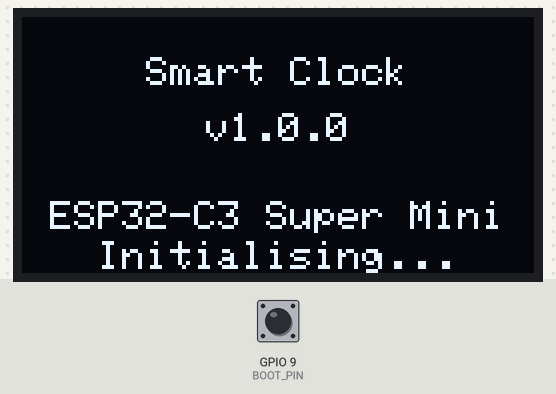
The program below on a simulated ESP32-C3. On the bench: 128×64 one-colour display. The inputs (shaded band) are chosen by the test bench; at power-on: GPIO 9 (BOOT_PIN) HIGH. WiFi joins after 1.5 s; servers stay silent unless stated; the local clock reads 2024-03-15 10:24:30 at power-on unless the program sets it; EEPROM starts erased; what the program prints to the serial monitor is not drawn. At 15.9 s the program restarts the board; the recording ends there.

Above: at 0.6 s.
At 5.0 s:
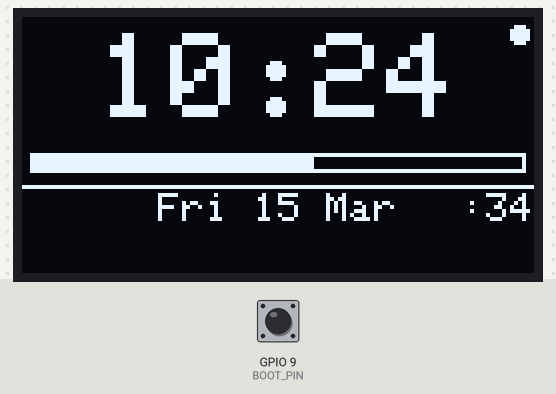
5.1 s: GPIO 9 (BOOT_PIN) pulled LOW for 0.15 s
At 6.3 s:
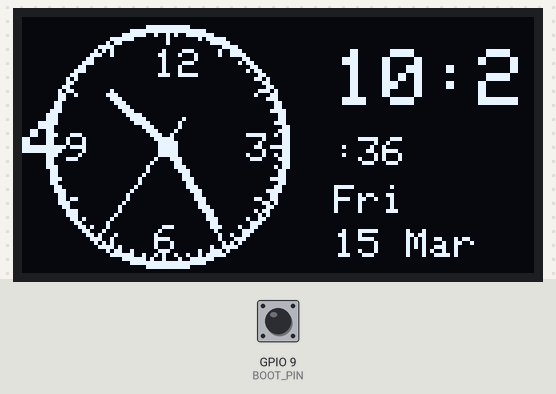
8.2 s: GPIO 9 (BOOT_PIN) pulled LOW for 1 s
At 10.9 s:
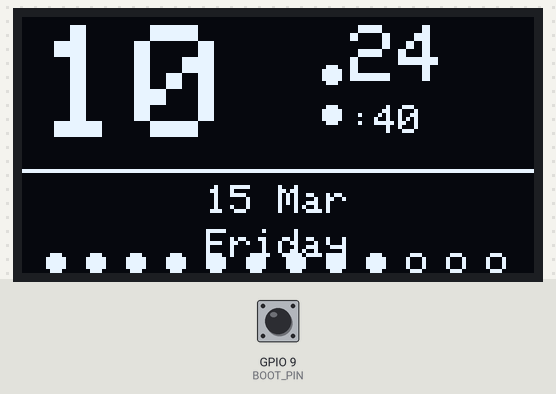
12.2 s: GPIO 9 (BOOT_PIN) pulled LOW for 3.2 s
At 15.2 s:
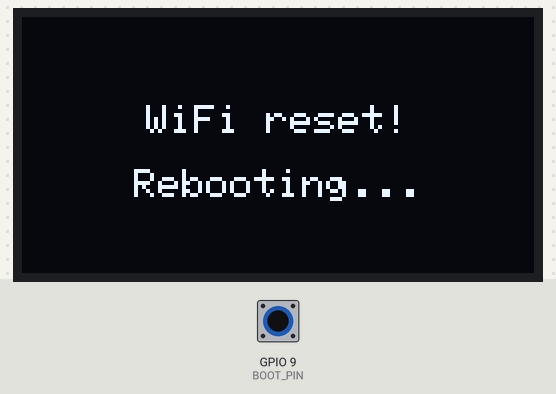
Timing chart, 0 to 15.9 s (numbered marks = the images above; inputs shaded):
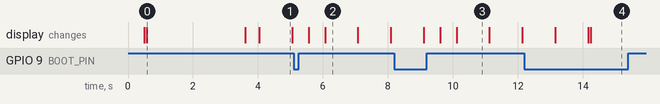

Measured:
- after the input at 5.1 s, the display: first changes after 0.46 s (image 2 shows a later state)
- after the input at 8.2 s, the display: first differs from a run without the input after 1.4 s (image 3 shows a later state)
- after the input at 12.2 s, the display: first differs from a run without the input after 2.0 s (image 4)
- what the display in image 0 shows lasts 3.0 s, from 0.6 s to 3.6 s
- what the display in image 1 shows lasts 1.1 s, from 4.0 s to 5.1 s

The program:

main.cpp
```cpp
#include <Arduino.h>
#include <time.h>
#include "config.h"
#include "display.h"
#include "net.h"
#include <WiFi.h>

// ── Globals ──────────────────────────────────────────────────────────────────
DisplayManager display;
NetManager     net;

// Boot-mode button: hold BOOT (GPIO9 on C3) at startup → clear WiFi credentials
#define BOOT_PIN   9

// ── State ────────────────────────────────────────────────────────────────────
uint32_t lastClockUpdate  = 0;
uint32_t lastActivity     = 0;
bool     ntpOK            = false;
bool     firstDraw        = true;

// ─────────────────────────────────────────────────────────────────────────────
//  OTA progress callback (called from net.cpp via extern)
// ─────────────────────────────────────────────────────────────────────────────
void displayOTAProgress(int pct) {
  display.showOTAProgress(pct);
}

// ─────────────────────────────────────────────────────────────────────────────
//  Face-cycle button (BOOT pin, short press)
// ─────────────────────────────────────────────────────────────────────────────
static bool     btnPrev     = HIGH;
static uint32_t btnPressAt  = 0;
static bool     longHandled = false;

void handleButton() {
  bool cur = digitalRead(BOOT_PIN);

  if (cur == LOW && btnPrev == HIGH) {
    // Pressed
    btnPressAt  = millis();
    longHandled = false;
    lastActivity = millis();
  }

  if (cur == LOW && !longHandled && (millis() - btnPressAt > 2000)) {
    // Long press → reset WiFi credentials
    longHandled = true;
    display.showMessage("WiFi reset!", "Rebooting...");
    delay(1500);
    WiFi.disconnect(true, true);
    delay(200);
    ESP.restart();
  }

  if (cur == HIGH && btnPrev == LOW) {
    // Released
    uint32_t held = millis() - btnPressAt;
    if (!longHandled && held < 2000) {
      // Short press → cycle face
      display.nextFace();
    }
  }

  btnPrev = cur;
}

// ─────────────────────────────────────────────────────────────────────────────
//  setup()
// ─────────────────────────────────────────────────────────────────────────────
void setup() {
  Serial.begin(115200);
  delay(500);
  Serial.println("\n\n=== Smart Clock v" FIRMWARE_VERSION " ===");

  // Button pin (shared with BOOT)
  pinMode(BOOT_PIN, INPUT_PULLUP);

  // OLED
  if (!display.begin()) {
    Serial.println("OLED init FAILED. Check SDA/SCL wiring.");
    // Blink internal LED to signal error
    pinMode(LED_PIN, OUTPUT);
    while (true) {
      digitalWrite(LED_PIN, LOW);  delay(200);
      digitalWrite(LED_PIN, HIGH); delay(200);
    }
  }

  display.showBootScreen();
  delay(1500);

  // WiFi
  bool connected = net.connect();

  if (connected) {
    display.showConnected(net.getIP().c_str());

    // NTP sync
    ntpOK = net.syncNTP();
    if (!ntpOK) {
      display.showError("NTP sync failed");
      delay(1500);
    }

    // Initial OTA check
    net.checkOTA();
  } else {
    display.showMessage("No WiFi", "Clock only mode");
    delay(2000);

    // Try to restore last known time from RTC (ESP32 deep sleep survives)
    // If no RTC time, set a placeholder
    struct timeval tv = { .tv_sec = 0, .tv_usec = 0 };
    settimeofday(&tv, nullptr);
  }

  lastActivity = millis();
  Serial.println("[MAIN] Setup complete. Entering clock loop.");
}

// ─────────────────────────────────────────────────────────────────────────────
//  loop()
// ─────────────────────────────────────────────────────────────────────────────
void loop() {
  handleButton();
  net.loop();

  uint32_t now = millis();

  // Screensaver / dim
  if (SCREENSAVER_MS > 0 && (now - lastActivity) > SCREENSAVER_MS) {
    display.setDimmed(true);
  } else {
    display.setDimmed(false);
  }

  // Clock redraw
  if (now - lastClockUpdate >= CLOCK_UPDATE_MS) {
    lastClockUpdate = now;

    struct tm timeinfo;
    if (getLocalTime(&timeinfo, 0)) {
      // Valid time
      if (!ntpOK) ntpOK = true;
      display.update(&timeinfo);
    } else if (!ntpOK) {
      // No time yet; show waiting screen
      if (net.isConnected()) {
        display.showMessage("Syncing time...", NTP_SERVER1);
      } else {
        // Offline: show elapsed time since boot as HH:MM:SS (fallback)
        uint32_t sec = now / 1000;
        struct tm fake = {};
        fake.tm_hour = (sec / 3600) % 24;
        fake.tm_min  = (sec / 60)   % 60;
        fake.tm_sec  =  sec         % 60;
        fake.tm_mday = 1;
        fake.tm_wday = 0;
        display.update(&fake);
      }
    }
  }

  // Yield
  delay(10);
}
```

display.h
```cpp
#pragma once
#include <Adafruit_SSD1306.h>
#include "config.h"

// ── Clock faces ─────────────────────────────
enum ClockFace {
  FACE_DIGITAL = 0,   // large bold digital time
  FACE_ANALOG  = 1,   // classic analog clock
  FACE_MINIMAL = 2,   // tiny time + big date
  FACE_COUNT   = 3
};

class DisplayManager {
public:
  DisplayManager();
  bool     begin();
  void     update(struct tm *t);

  void     showBootScreen();
  void     showWiFiSetup(const char *apName, const char *apPass);
  void     showConnecting(const char *ssid);
  void     showConnected(const char *ip);
  void     showOTAProgress(int pct);
  void     showError(const char *msg);
  void     showMessage(const char *line1, const char *line2 = nullptr);

  void     nextFace();
  void     setBrightness(uint8_t level);   // 0-255
  void     setDimmed(bool dim);
  ClockFace getFace() const { return _face; }

private:
  Adafruit_SSD1306 _oled;
  ClockFace        _face      = FACE_DIGITAL;
  bool             _dimmed    = false;
  uint8_t          _brightness = 200;

  // Face renderers
  void _drawDigital(struct tm *t);
  void _drawAnalog(struct tm *t);
  void _drawMinimal(struct tm *t);

  // Shared helpers
  void _drawStatusBar(struct tm *t);
  void _drawAnalogHand(int cx, int cy, float angle, int len, uint8_t thick, uint16_t col);
  void _centerStr(const char *s, int y, uint8_t size = 1);
  void _drawBattery(int x, int y);          // placeholder icon
};
```

net.h
```cpp
#pragma once
#include <Arduino.h>

class NetManager {
public:
  NetManager();

  // Connect via WiFiManager captive portal. Returns true if connected.
  bool     connect();

  // Sync time over NTP. Returns true on success.
  bool     syncNTP();

  // Check OTA server for newer firmware. Returns true if update applied.
  bool     checkOTA();

  // Getters
  bool     isConnected() const;
  String   getIP() const;
  String   getSSID() const;

  // Must be called periodically (handles WiFi reconnect + OTA timer)
  void     loop();

private:
  bool     _connected    = false;
  bool     _ntpSynced    = false;
  uint32_t _lastOTACheck = 0;

  void     _reconnect();
  bool     _fetchAndUpdate(const String &url);
};
```

display.cpp
```cpp
#include "display.h"
#include <Wire.h>
#include <math.h>

// ── Custom large font digits (3×5 pixel bitmap, scaled up) ──────────────────
// We use the built-in Adafruit GFX large font via setTextSize(4) for digital,
// and a hand-drawn analog face. No external font files needed.

DisplayManager::DisplayManager()
  : _oled(OLED_WIDTH, OLED_HEIGHT, &Wire, OLED_RESET)
{}

bool DisplayManager::begin() {
  Wire.begin(OLED_SDA, OLED_SCL);
  Wire.setClock(400000);   // 400 kHz fast mode

  if (!_oled.begin(SSD1306_SWITCHCAPVCC, OLED_ADDR)) {
    return false;
  }
  _oled.setRotation(0);
  _oled.ssd1306_command(SSD1306_SETCONTRAST);
  _oled.ssd1306_command(_brightness);
  _oled.clearDisplay();
  _oled.display();
  return true;
}

// ─────────────────────────────────────────────────────────────────────────────
//  Public: update clock
// ─────────────────────────────────────────────────────────────────────────────
void DisplayManager::update(struct tm *t) {
  _oled.clearDisplay();
  switch (_face) {
    case FACE_DIGITAL: _drawDigital(t); break;
    case FACE_ANALOG:  _drawAnalog(t);  break;
    case FACE_MINIMAL: _drawMinimal(t); break;
    default: break;
  }
  _oled.display();
}

// ─────────────────────────────────────────────────────────────────────────────
//  Face: DIGITAL
//  Layout: HH:MM large (top), seconds bar, date + day (bottom)
// ─────────────────────────────────────────────────────────────────────────────
void DisplayManager::_drawDigital(struct tm *t) {
  char buf[16];

  // ── Big time ───────────────────────────────
  snprintf(buf, sizeof(buf), "%02d:%02d", t->tm_hour, t->tm_min);
  _oled.setTextSize(3);
  _oled.setTextColor(SSD1306_WHITE);
  // Centre: size-3 char ≈ 18px wide, 24px tall. "HH:MM" = 5 chars × 18 = 90px
  int16_t tw = 5 * 18;
  int16_t tx = (OLED_WIDTH - tw) / 2;
  _oled.setCursor(tx, 4);
  _oled.print(buf);

  // ── Seconds progress bar ───────────────────
  int barY  = 34;
  int barW  = OLED_WIDTH - 4;
  int fillW = map(t->tm_sec, 0, 59, 0, barW);
  _oled.drawRect(2, barY, barW, 5, SSD1306_WHITE);
  if (fillW > 0) _oled.fillRect(2, barY, fillW, 5, SSD1306_WHITE);

  // Blinking colon overlay (flash every second)
  // Already part of the string, but we can blink the colon:
  if (t->tm_sec % 2 == 0) {
    // Erase colon pixels (overwrite with black rect)
    // colon starts at tx + 2 chars × 18 = tx+36, width ≈ 18px, height 24
    _oled.fillRect(tx + 36, 4, 18, 24, SSD1306_BLACK);
    // Draw two dots
    _oled.fillCircle(tx + 44, 13, 2, SSD1306_WHITE);
    _oled.fillCircle(tx + 44, 22, 2, SSD1306_WHITE);
  }

  // ── Date row ───────────────────────────────
  const char *days[] = {"Sun","Mon","Tue","Wed","Thu","Fri","Sat"};
  const char *mons[] = {"Jan","Feb","Mar","Apr","May","Jun",
                         "Jul","Aug","Sep","Oct","Nov","Dec"};
  snprintf(buf, sizeof(buf), "%s %02d %s",
           days[t->tm_wday], t->tm_mday, mons[t->tm_mon]);
  _oled.setTextSize(1);
  _centerStr(buf, 44);

  // ── Seconds readout ────────────────────────
  snprintf(buf, sizeof(buf), ":%02d", t->tm_sec);
  _oled.setTextSize(1);
  _oled.setCursor(OLED_WIDTH - 18, 44);
  _oled.print(buf);

  // ── Bottom separator ───────────────────────
  _oled.drawFastHLine(0, 42, OLED_WIDTH, SSD1306_WHITE);

  // ── WiFi indicator (top-right corner, tiny dot) ─
  _oled.fillCircle(OLED_WIDTH - 4, 4, 2, SSD1306_WHITE);
}

// ─────────────────────────────────────────────────────────────────────────────
//  Face: ANALOG
//  Draws a clock face with tick marks, hour/min/sec hands, and date at bottom
// ─────────────────────────────────────────────────────────────────────────────
void DisplayManager::_drawAnalog(struct tm *t) {
  const int cx = 36, cy = 32, r = 30;   // clock face, left-aligned

  // Face circle
  _oled.drawCircle(cx, cy, r, SSD1306_WHITE);
  _oled.drawCircle(cx, cy, r - 1, SSD1306_WHITE);  // double ring

  // Tick marks
  for (int i = 0; i < 60; i++) {
    float ang  = i * 6.0f * DEG_TO_RAD;
    float sinA = sin(ang), cosA = cos(ang);
    int   len  = (i % 5 == 0) ? 4 : 2;
    int   x1   = cx + (r - 1)   * sinA;
    int   y1   = cy - (r - 1)   * cosA;
    int   x2   = cx + (r - len) * sinA;
    int   y2   = cy - (r - len) * cosA;
    _oled.drawLine(x1, y1, x2, y2, SSD1306_WHITE);
  }

  // Hour numerals (12, 3, 6, 9)
  _oled.setTextSize(1);
  const struct { int h; int dx; int dy; } nums[] = {
    {12, -3, -r+6}, {3, r-10, -3}, {6, -3, r-10}, {9, -r+5, -3}
  };
  for (auto &n : nums) {
    _oled.setCursor(cx + n.dx, cy + n.dy);
    _oled.print(n.h);
  }

  // Hour hand
  float hAng = ((t->tm_hour % 12) * 60 + t->tm_min) / 2.0f * DEG_TO_RAD;
  _drawAnalogHand(cx, cy, hAng, r - 12, 3, SSD1306_WHITE);

  // Minute hand
  float mAng = (t->tm_min * 60 + t->tm_sec) / 10.0f * DEG_TO_RAD;
  _drawAnalogHand(cx, cy, mAng, r - 6, 2, SSD1306_WHITE);

  // Second hand (thin)
  float sAng = t->tm_sec * 6.0f * DEG_TO_RAD;
  int   sx2  = cx + (r - 4) * sin(sAng);
  int   sy2  = cy - (r - 4) * cos(sAng);
  int   sx1  = cx - 8 * sin(sAng);  // counterbalance tail
  int   sy1  = cy + 8 * cos(sAng);
  _oled.drawLine(sx1, sy1, sx2, sy2, SSD1306_WHITE);

  // Centre dot
  _oled.fillCircle(cx, cy, 2, SSD1306_WHITE);

  // ── Right panel: time + date ───────────────
  char buf[16];
  snprintf(buf, sizeof(buf), "%02d:%02d", t->tm_hour, t->tm_min);
  _oled.setTextSize(2);
  _oled.setCursor(78, 8);
  _oled.print(buf);

  snprintf(buf, sizeof(buf), ":%02d", t->tm_sec);
  _oled.setTextSize(1);
  _oled.setCursor(78, 30);
  _oled.print(buf);

  const char *days[] = {"Sun","Mon","Tue","Wed","Thu","Fri","Sat"};
  const char *mons[] = {"Jan","Feb","Mar","Apr","May","Jun",
                         "Jul","Aug","Sep","Oct","Nov","Dec"};
  snprintf(buf, sizeof(buf), "%s", days[t->tm_wday]);
  _oled.setCursor(78, 42);
  _oled.print(buf);

  snprintf(buf, sizeof(buf), "%d %s", t->tm_mday, mons[t->tm_mon]);
  _oled.setCursor(78, 53);
  _oled.print(buf);
}

void DisplayManager::_drawAnalogHand(int cx, int cy, float angle,
                                      int len, uint8_t thick, uint16_t col) {
  float s = sin(angle), c = cos(angle);
  int x2 = cx + len * s;
  int y2 = cy - len * c;
  _oled.drawLine(cx, cy, x2, y2, col);
  if (thick >= 2) {
    // Draw adjacent pixels for thickness
    _oled.drawLine(cx + 1, cy, x2 + 1, y2, col);
    _oled.drawLine(cx, cy + 1, x2, y2 + 1, col);
  }
  if (thick >= 3) {
    _oled.drawLine(cx - 1, cy, x2 - 1, y2, col);
    _oled.drawLine(cx, cy - 1, x2, y2 - 1, col);
  }
}

// ─────────────────────────────────────────────────────────────────────────────
//  Face: MINIMAL
//  Huge hour + tiny minutes, full date below, seconds dot row
// ─────────────────────────────────────────────────────────────────────────────
void DisplayManager::_drawMinimal(struct tm *t) {
  char buf[16];

  // Giant hour
  snprintf(buf, sizeof(buf), "%02d", t->tm_hour);
  _oled.setTextSize(4);
  _oled.setTextColor(SSD1306_WHITE);
  _oled.setCursor(4, 2);
  _oled.print(buf);

  // Minute (top-right, medium)
  snprintf(buf, sizeof(buf), "%02d", t->tm_min);
  _oled.setTextSize(2);
  _oled.setCursor(82, 2);
  _oled.print(buf);

  // Colon between them
  _oled.fillCircle(77, 14, 2, SSD1306_WHITE);
  _oled.fillCircle(77, 24, 2, SSD1306_WHITE);

  // Seconds (tiny)
  snprintf(buf, sizeof(buf), ":%02d", t->tm_sec);
  _oled.setTextSize(1);
  _oled.setCursor(82, 22);
  _oled.print(buf);

  // Divider
  _oled.drawFastHLine(0, 38, OLED_WIDTH, SSD1306_WHITE);

  // Date full
  const char *days[] = {"Sunday","Monday","Tuesday","Wednesday",
                          "Thursday","Friday","Saturday"};
  const char *mons[] = {"Jan","Feb","Mar","Apr","May","Jun",
                         "Jul","Aug","Sep","Oct","Nov","Dec"};
  snprintf(buf, sizeof(buf), "%d %s", t->tm_mday, mons[t->tm_mon]);
  _oled.setTextSize(1);
  _centerStr(buf, 42);

  // Day name (scroll if too long)
  _centerStr(days[t->tm_wday], 53);

  // Second progress dots across bottom
  int dotTotal = 12;
  int dotStep  = 60 / dotTotal;
  int dotOn    = t->tm_sec / dotStep;
  for (int i = 0; i < dotTotal; i++) {
    int dx = 8 + i * 10;
    if (i <= dotOn)
      _oled.fillCircle(dx, 61, 2, SSD1306_WHITE);
    else
      _oled.drawCircle(dx, 61, 2, SSD1306_WHITE);
  }
}

// ─────────────────────────────────────────────────────────────────────────────
//  Status / info screens
// ─────────────────────────────────────────────────────────────────────────────
void DisplayManager::showBootScreen() {
  _oled.clearDisplay();
  _oled.setTextColor(SSD1306_WHITE);
  _oled.setTextSize(1);
  _centerStr("Smart Clock", 10);
  _oled.setTextSize(2);
  _centerStr("v" FIRMWARE_VERSION, 24);
  _oled.setTextSize(1);
  _centerStr("ESP32-C3 Super Mini", 46);
  _centerStr("Initialising...", 56);
  _oled.display();
}

void DisplayManager::showWiFiSetup(const char *apName, const char *apPass) {
  _oled.clearDisplay();
  _oled.setTextColor(SSD1306_WHITE);
  _oled.setTextSize(1);
  _centerStr("WiFi Setup", 0);
  _oled.drawFastHLine(0, 10, OLED_WIDTH, SSD1306_WHITE);
  _centerStr("Connect to:", 14);
  _oled.setTextSize(1);
  _centerStr(apName, 26);
  _centerStr("Password:", 38);
  _centerStr(apPass, 49);
  // QR-code hint
  _centerStr("192.168.4.1", 58);
  _oled.display();
}

void DisplayManager::showConnecting(const char *ssid) {
  _oled.clearDisplay();
  _oled.setTextColor(SSD1306_WHITE);
  _oled.setTextSize(1);
  _centerStr("Connecting...", 16);
  _centerStr(ssid, 30);
  _oled.display();
}

void DisplayManager::showConnected(const char *ip) {
  _oled.clearDisplay();
  _oled.setTextColor(SSD1306_WHITE);
  _oled.setTextSize(1);
  _centerStr("Connected!", 16);
  _centerStr(ip, 30);
  _centerStr("Syncing time...", 44);
  _oled.display();
}

void DisplayManager::showOTAProgress(int pct) {
  _oled.clearDisplay();
  _oled.setTextColor(SSD1306_WHITE);
  _oled.setTextSize(1);
  _centerStr("Updating firmware", 10);
  // Progress bar
  _oled.drawRect(10, 28, OLED_WIDTH - 20, 12, SSD1306_WHITE);
  int fill = map(pct, 0, 100, 0, OLED_WIDTH - 24);
  if (fill > 0) _oled.fillRect(12, 30, fill, 8, SSD1306_WHITE);
  char buf[8];
  snprintf(buf, sizeof(buf), "%d%%", pct);
  _centerStr(buf, 46);
  _oled.display();
}

void DisplayManager::showError(const char *msg) {
  _oled.clearDisplay();
  _oled.setTextColor(SSD1306_WHITE);
  _oled.setTextSize(1);
  _centerStr("! ERROR !", 16);
  _centerStr(msg, 36);
  _oled.display();
}

void DisplayManager::showMessage(const char *line1, const char *line2) {
  _oled.clearDisplay();
  _oled.setTextColor(SSD1306_WHITE);
  _oled.setTextSize(1);
  _centerStr(line1, line2 ? 22 : 28);
  if (line2) _centerStr(line2, 38);
  _oled.display();
}

// ─────────────────────────────────────────────────────────────────────────────
//  Controls
// ─────────────────────────────────────────────────────────────────────────────
void DisplayManager::nextFace() {
  _face = (ClockFace)(((int)_face + 1) % FACE_COUNT);
}

void DisplayManager::setBrightness(uint8_t level) {
  _brightness = level;
  _oled.ssd1306_command(SSD1306_SETCONTRAST);
  _oled.ssd1306_command(_dimmed ? max(0, (int)level - 180) : level);
}

void DisplayManager::setDimmed(bool dim) {
  _dimmed = dim;
  setBrightness(_brightness);
}

// ─────────────────────────────────────────────────────────────────────────────
//  Helpers
// ─────────────────────────────────────────────────────────────────────────────
void DisplayManager::_centerStr(const char *s, int y, uint8_t size) {
  _oled.setTextSize(size);
  int16_t x1, y1; uint16_t w, h;
  _oled.getTextBounds(s, 0, 0, &x1, &y1, &w, &h);
  _oled.setCursor((OLED_WIDTH - w) / 2, y);
  _oled.print(s);
}
```

Source omitted: net.cpp (5412 bytes), config.h (2081 bytes)
